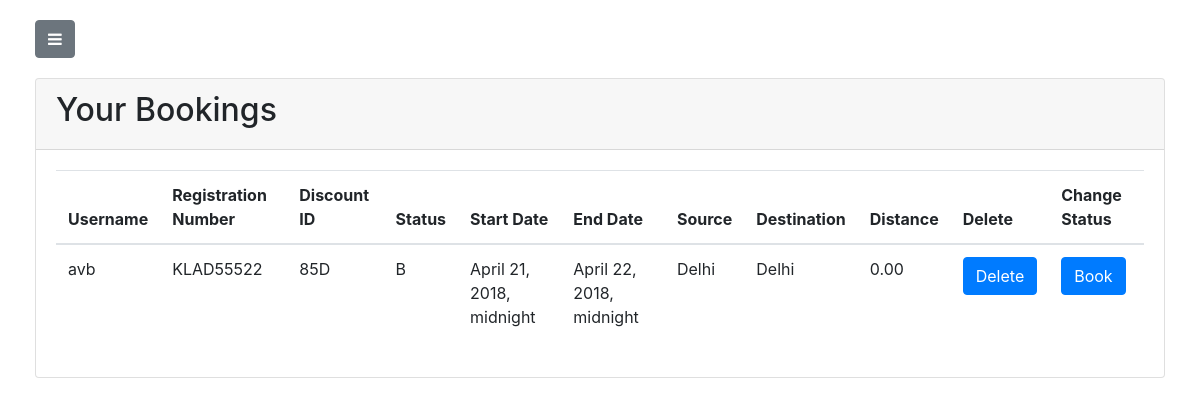
/booking/bookings (signed in), run on an earlier commit of the app's database.
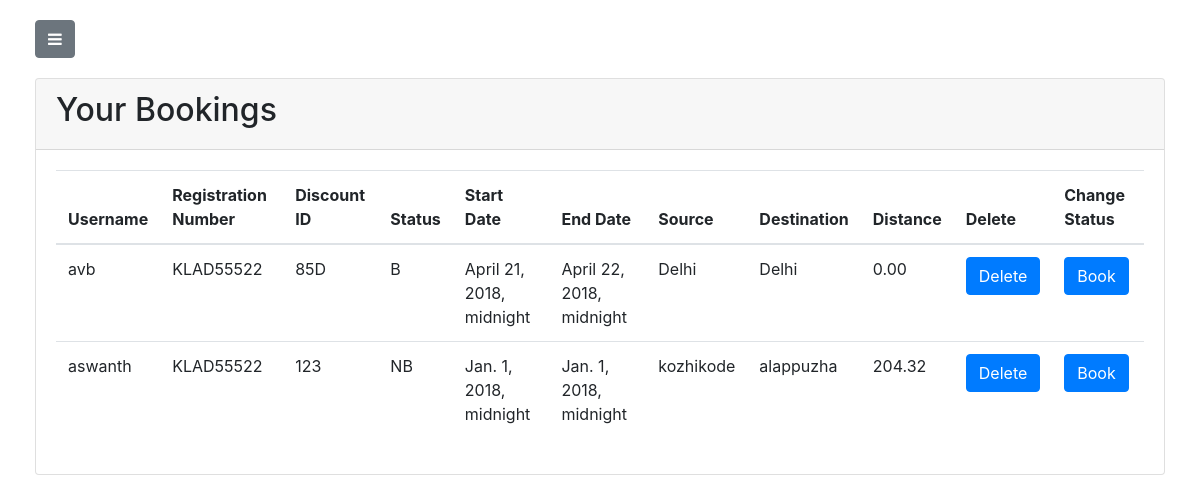
And on a later commit of the database.
### booking/models.py (models this page shows, shortened)
class Book(models.Model):
    source=models.CharField(max_length=100)
    destination=models.CharField(max_length=100)
    source_latitude=models.DecimalField(max_digits=20,default=0,decimal_places=2)
    source_longitude=models.DecimalField(max_digits=20,default=0,decimal_places=2)
    destination_latitude=models.DecimalField(max_digits=20,default=0,decimal_places=2)
    distance=models.DecimalField(max_digits=20,default=0,decimal_places=2)
    destination_longitude=models.DecimalField(max_digits=20,default=0,decimal_places=2)
    bookingDate=models.DateTimeField(default=timezone.now)
    startDate=models.DateTimeField("Start date ")
    endDate=models.DateTimeField("end date ")
    securityDeposit=models.IntegerField()
    status_CHOICES=(
        ('B','booked'),
        ('NB','not booked')
    )
    status=models.CharField(
        max_length=2,
        choices=status_CHOICES,
        default='NB',
    )
    discountId=models.CharField(max_length=100)
    allottedUser=models.ForeignKey(User,default=None,on_delete=models.CASCADE)
    allottedDriver=models.ForeignKey(Driver,null=True,blank=True,on_delete=models.CASCADE)
    vehicle=models.ForeignKey(Vehicle,on_delete=models.CASCADE)
    cost=models.FloatField()

### vehicle/models.py (models this page shows, shortened)
class Vehicle(models.Model):
    VEHICLE_STATUS_CHOICES = (
        ('B', 'Booked'),
        ('NB', 'Not Booked'),
    )
    INSURANCE_STATUS_CHOICES = (
        ('U','Updated'),
        ('NU','Not Updated'),
    )
    VEHICLE_TYPE_CHOICES = (
        ('P','Passenger'),
        ('T','Truck'),
        ('C','Construction'),
    )
    FUEL_TYPE_CHOICES = (
        ('P','Petrol'),
        ('D','Diesel'),
    )
    owner = models.ForeignKey(User,default=None,on_delete=models.CASCADE)
    cost_per_km = models.DecimalField(max_digits=20,default=0,decimal_places=2)
    price = models.DecimalField(max_digits=20,default="0",decimal_places=3)
    registration_plate = models.CharField(max_length=200,default='')
    vehicle_status = models.CharField(max_length=2,default='NB',choices=VEHICLE_STATUS_CHOICES)
    insurance_status = models.CharField(max_length=2,default='NU',choices=INSURANCE_STATUS_CHOICES)
    no_of_km_travelled = models.DecimalField(max_digits=20,default=0,decimal_places=0)
    fuel_type = models.CharField(max_length=1,default='P',choices=FUEL_TYPE_CHOICES)
    mileage = models.DecimalField(max_digits=20,default=0,decimal_places=0)
    vehicle_type = models.CharField(max_length=1,default='P',choices=VEHICLE_TYPE_CHOICES)
    image=models.ImageField(upload_to="vehicle_image",default="default.png",blank=True)

### booking/views.py (the view)
# urls.py: path('bookings',views.booking,name='bookings'),
def booking(request):
    if request.POST:
        form=BookForm(request.POST)
        return render(request,'booking/index.html',{'form':form})
    else:
        if request.user.is_superuser:
            bookings = Book.objects.all()
            return render(request,'booking/bookinglist.html',{ 'bookings' : bookings ,'user':request.user})
        else:
            bookings = Book.objects.filter(allottedUser=request.user)
            return render(request,'booking/bookinglist.html',{ 'bookings' : bookings ,'user':request.user})

### booking/templates/booking/bookinglist.html (shortened to what the changed rows need)
{% load staticfiles %}
{% load crispy_forms_tags %}
<!DOCTYPE html>
<html lang="en">
<head>
    <link href="{% static 'vendor/bootstrap/css/bootstrap.min.css' %}" rel="stylesheet">
    <link rel="stylesheet" href="https://maxcdn.bootstrapcdn.com/bootstrap/4.0.0/css/bootstrap.min.css">
    <link rel="stylesheet" href="https://cdnjs.cloudflare.com/ajax/libs/font-awesome/4.7.0/css/font-awesome.css">
    <link href="{% static 'css/simple-sidebar.css' %}" rel="stylesheet">
</head>
<body>
{% if user.is_authenticated %}
    <div id="wrapper">
        <div id="page-content-wrapper">
            <div class="container-fluid">
                <div class="row">
                    <div class="col-md-12">
                        <div class="card">
                            <div class="card-header">
                                <h2>Your Bookings</h2>
                            </div>
                            <div class="card-body">
                                <table class="table">
                                  <thead>
                                    <tr>
                                      {% if user.is_superuser %}
                                        <th scope="col">Username</th>
                                      {% endif %}
                                      <th scope="col">Registration Number</th>
                                      <th scope="col">Discount ID</th>
                                      <th scope="col">Status</th>
                                      <th scope="col">Start Date</th>
                                      <th scope="col">End Date</th>
                                      <th scope="col">Source</th>
                                      <th scope="col">Destination</th>
                                      <th scope="col">Distance</th>
                                      <th scope="col">Delete</th>
                                      {% if user.is_superuser %}
                                        <th scope="col">Change Status</th>
                                      {% endif %}
                                    </tr>
                                  </thead>
                                  <tbody>
                                    {% for item in bookings %}
                                    <tr>
                                      {% if user.is_superuser %}
                                        <td>{{item.allottedUser.username}}</td>
                                      {% endif %}
                                      <td>{{item.vehicle.registration_plate}}</td>
                                      <td>{{item.discountId}}</td>
                                      <td>{{item.status}}</td>
                                      <td>{{item.startDate}}</td>
                                      <td>{{item.endDate}}</td>
                                      <td>{{item.source}}</td>
                                      <td>{{item.destination}}</td>
                                      <td>{{item.distance}}</td>
                                      <td>
                                        <a href="/booking/delete/{{item.id}}"><input type="button" value="Delete" name="delete" class="btn btn-primary" id="submit"/></a>
                                      </td>
                                      {% if user.is_superuser %}
                                        <td><a href="/booking/changestatus/{{item.id}}"><input type="button" value="Book" name="Book" class="btn btn-primary" id="submit"/></a></td>
                                      {% endif %}
                                    </tr>
                                    {% endfor %}
                                  </tbody>
                                </table>
                            </div>
                        </div>
                    </div>
                </div>
            </div>
        </div>
    </div>
{% else %}
<div class="jumbotron jumbotron-fluid">
    <div class="container">
        <h1 class="display-3">You are not logged in</h1>
    </div>
</div>
{% endif %}
</body>
</html>

What changed in the data, as far as the page shows it:
added Book: allottedUser.username "aswanth", vehicle.registration_plate "KLAD55522", discountId "123", status "NB", startDate "Jan. 1, 2018, midnight", endDate "Jan. 1, 2018, midnight", source "kozhikode", destination "alappuzha", distance "204.32"
